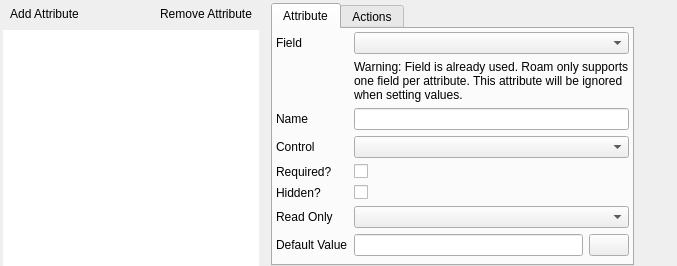
         <widget class="QWidget" name="tab">
          <attribute name="title">
           <string>Form</string>
          </attribute>
          <layout class="QGridLayout" name="gridLayout_10">
           <property name="leftMargin">
            <number>3</number>
           </property>
           <property name="topMargin">
            <number>3</number>
           </property>
           <property name="rightMargin">
            <number>3</number>
           </property>
           <property name="bottomMargin">
            <number>0</number>
           </property>
           <property name="horizontalSpacing">
            <number>12</number>
           </property>
           <item row="0" column="0">
            <widget class="QFrame" name="formframe">
             <property name="sizePolicy">
              <sizepolicy hsizetype="Preferred" vsizetype="Preferred">
               <horstretch>0</horstretch>
               <verstretch>0</verstretch>
              </sizepolicy>
             </property>
             <property name="frameShape">
              <enum>QFrame::NoFrame</enum>
             </property>
             <property name="frameShadow">
              <enum>QFrame::Raised</enum>
             </property>
             <layout class="QGridLayout" name="gridLayout_6">
              <property name="horizontalSpacing">
               <number>12</number>
              </property>
              <property name="margin">
               <number>0</number>
              </property>
              <item row="0" column="0">
               <widget class="QFrame" name="frame">
                <property name="sizePolicy">
                 <sizepolicy hsizetype="MinimumExpanding" vsizetype="Preferred">
                  <horstretch>0</horstretch>
                  <verstretch>0</verstretch>
                 </sizepolicy>
                </property>
                <property name="maximumSize">
                 <size>
                  <width>300</width>
                  <height>16777215</height>
                 </size>
                </property>
                <property name="styleSheet">
                 <string notr="true"/>
                </property>
                <layout class="QGridLayout" name="gridLayout_4">
                 <property name="margin">
                  <number>0</number>
                 </property>
                 <item row="3" column="0" colspan="2">
                  <layout class="QVBoxLayout" name="verticalLayout_2">
                   <item>
                    <layout class="QHBoxLayout" name="horizontalLayout_2">
                     <item>
                      <widget class="QToolButton" name="addWidgetButton">
                       <property name="text">
                        <string>Add Attribute</string>
                       </property>
                       <property name="icon">
                        <iconset resource="../../roam/resources.qrc">
                         <normaloff>:/icons/add</normaloff>:/icons/add</iconset>
                       </property>
                       <property name="toolButtonStyle">
                        <enum>Qt::ToolButtonTextUnderIcon</enum>
                       </property>
                       <property name="autoRaise">
                        <bool>true</bool>
                       </property>
                      </widget>
                     </item>
                     <item>
                      <spacer name="horizontalSpacer_2">
                       <property name="orientation">
                        <enum>Qt::Horizontal</enum>
                       </property>
                       <property name="sizeHint" stdset="0">
                        <size>
                         <width>40</width>
                         <height>20</height>
                        </size>
                       </property>
                      </spacer>
                     </item>
                     <item>
                      <widget class="QToolButton" name="removeWidgetButton">
                       <property name="text">
                        <string>Remove Attribute</string>
                       </property>
                       <property name="icon">
                        <iconset resource="../../roam/resources.qrc">
                         <normaloff>:/icons/remove</normaloff>:/icons/remove</iconset>
                       </property>
                       <property name="toolButtonStyle">
                        <enum>Qt::ToolButtonTextUnderIcon</enum>
                       </property>
                       <property name="autoRaise">
                        <bool>true</bool>
                       </property>
                      </widget>
                     </item>
                    </layout>
                   </item>
                   <item>
                    <widget class="QTreeView" name="widgetlist">
                     <property name="frameShape">
                      <enum>QFrame::NoFrame</enum>
                     </property>
                     <property name="dragEnabled">
                      <bool>true</bool>
                     </property>
                     <property name="dragDropMode">
                      <enum>QAbstractItemView::DragDrop</enum>
                     </property>
                     <property name="alternatingRowColors">
                      <bool>true</bool>
                     </property>
                     <property name="selectionMode">
                      <enum>QAbstractItemView::SingleSelection</enum>
                     </property>
                     <property name="selectionBehavior">
                      <enum>QAbstractItemView::SelectItems</enum>
                     </property>
                     <property name="iconSize">
                      <size>
                       <width>24</width>
                       <height>24</height>
                      </size>
                     </property>
                     <property name="animated">
                      <bool>true</bool>
                     </property>
                     <attribute name="headerVisible">
                      <bool>false</bool>
                     </attribute>
                    </widget>
                   </item>
                  </layout>
                 </item>
                </layout>
               </widget>
              </item>
              <item row="0" column="1">
               <widget class="QTabWidget" name="tabWidget">
                <property name="currentIndex">
                 <number>0</number>
                </property>
                <widget class="QWidget" name="tab_3">
                 <attribute name="title">
                  <string>Attribute</string>
                 </attribute>
                 <layout class="QGridLayout" name="gridLayout_13">
                  <property name="margin">
                   <number>0</number>
                  </property>
                  <item row="0" column="0">
                   <widget class="QFrame" name="widgetframe">
                    <property name="sizePolicy">
                     <sizepolicy hsizetype="Expanding" vsizetype="Preferred">
                      <horstretch>0</horstretch>
                      <verstretch>0</verstretch>
                     </sizepolicy>
                    </property>
                    <layout class="QFormLayout" name="formLayout_3">
                     <property name="fieldGrowthPolicy">
                      <enum>QFormLayout::AllNonFixedFieldsGrow</enum>
                     </property>
                     <property name="leftMargin">
                      <number>3</number>
                     </property>
                     <property name="topMargin">
                      <number>3</number>
                     </property>
                     <property name="rightMargin">
                      <number>3</number>
                     </property>
                     <property name="bottomMargin">
                      <number>0</number>
                     </property>
                     <item row="1" column="0">
                      <widget class="QLabel" name="label_4">
                       <property name="text">
                        <string>Field</string>
                       </property>
                      </widget>
                     </item>
                     <item row="1" column="1">
                      <widget class="QComboBox" name="fieldList">
                       <property name="enabled">
                        <bool>true</bool>
                       </property>
                       <property name="sizePolicy">
                        <sizepolicy hsizetype="Expanding" vsizetype="Fixed">
                         <horstretch>0</horstretch>
                         <verstretch>0</verstretch>
                        </sizepolicy>
                       </property>
                       <property name="editable">
                        <bool>false</bool>
                       </property>
                      </widget>
                     </item>
                     <item row="2" column="1">
                      <widget class="QLabel" name="fieldwarninglabel">
                       <property name="text">
                        <string>Warning: Field is already used. Roam only supports one field per attribute. This attribute will be ignored when setting values.</string>
                       </property>
                       <property name="wordWrap">
                        <bool>true</bool>
                       </property>
                       <property name="warning" stdset="0">
                        <bool>true</bool>
                       </property>
                      </widget>
                     </item>
                     <item row="3" column="0">
                      <widget class="QLabel" name="label_11">
                       <property name="text">
                        <string>Name</string>
                       </property>
                      </widget>
                     </item>
                     <item row="3" column="1">
                      <widget class="QLineEdit" name="nameText"/>
                     </item>
                     <item row="5" column="0">
                      <widget class="QLabel" name="label_8">
                       <property name="text">
                        <string>Control</string>
                       </property>
                      </widget>
                     </item>
                     <item row="5" column="1">
                      <widget class="QComboBox" name="widgetCombo">
                       <property name="sizePolicy">
                        <sizepolicy hsizetype="Expanding" vsizetype="Fixed">
                         <horstretch>0</horstretch>
                         <verstretch>0</verstretch>
                        </sizepolicy>
                       </property>
                      </widget>
                     </item>
                     <item row="6" column="0">
                      <widget class="QLabel" name="label_10">
                       <property name="toolTip">
                        <string>&lt;!DOCTYPE HTML PUBLIC &quot;-//W3C//DTD HTML 4.0//EN&quot; &quot;http://www.w3.org/TR/REC-html40/strict.dtd&quot;&gt;
&lt;html&gt;&lt;head&gt;&lt;meta name=&quot;qrichtext&quot; content=&quot;1&quot; /&gt;&lt;style type=&quot;text/css&quot;&gt;
p, li { white-space: pre-wrap; }
&lt;/style&gt;&lt;/head&gt;&lt;body style=&quot; font-family:'MS Shell Dlg 2'; font-size:8.25pt; font-weight:400; font-style:normal;&quot;&gt;
&lt;p style=&quot; margin-top:0px; margin-bottom:0px; margin-left:0px; margin-right:0px; -qt-block-indent:0; text-indent:0px;&quot;&gt;&lt;span style=&quot; font-weight:600;&quot;&gt;Required&lt;/span&gt;&lt;/p&gt;
&lt;p style=&quot;-qt-paragraph-type:empty; margin-top:0px; margin-bottom:0px; margin-left:0px; margin-right:0px; -qt-block-indent:0; text-indent:0px; font-weight:600;&quot;&gt;&lt;/p&gt;
&lt;p style=&quot; margin-top:0px; margin-bottom:0px; margin-left:0px; margin-right:0px; -qt-block-indent:0; text-indent:0px;&quot;&gt;This field must be completed before the form can be accpected.&lt;/p&gt;&lt;/body&gt;&lt;/html&gt;</string>
                       </property>
                       <property name="whatsThis">
                        <string>&lt;!DOCTYPE HTML PUBLIC &quot;-//W3C//DTD HTML 4.0//EN&quot; &quot;http://www.w3.org/TR/REC-html40/strict.dtd&quot;&gt;
&lt;html&gt;&lt;head&gt;&lt;meta name=&quot;qrichtext&quot; content=&quot;1&quot; /&gt;&lt;style type=&quot;text/css&quot;&gt;
p, li { white-space: pre-wrap; }
&lt;/style&gt;&lt;/head&gt;&lt;body style=&quot; font-family:'MS Shell Dlg 2'; font-size:8.25pt; font-weight:400; font-style:normal;&quot;&gt;
&lt;p style=&quot; margin-top:0px; margin-bottom:0px; margin-left:0px; margin-right:0px; -qt-block-indent:0; text-indent:0px;&quot;&gt;&lt;span style=&quot; font-weight:600;&quot;&gt;Required&lt;/span&gt;&lt;/p&gt;
&lt;p style=&quot;-qt-paragraph-type:empty; margin-top:0px; margin-bottom:0px; margin-left:0px; margin-right:0px; -qt-block-indent:0; text-indent:0px; font-weight:600;&quot;&gt;&lt;/p&gt;
&lt;p style=&quot; margin-top:0px; margin-bottom:0px; margin-left:0px; margin-right:0px; -qt-block-indent:0; text-indent:0px;&quot;&gt;This field must be completed before the form can be accpected.&lt;/p&gt;&lt;/body&gt;&lt;/html&gt;</string>
                       </property>
                       <property name="text">
                        <string>Required?</string>
                       </property>
                      </widget>
                     </item>
                     <item row="6" column="1">
                      <widget class="QCheckBox" name="requiredCheck">
                       <property name="text">
                        <string/>
                       </property>
                      </widget>
                     </item>
                     <item row="7" column="0">
                      <widget class="QLabel" name="label_12">
                       <property name="toolTip">
                        <string>&lt;!DOCTYPE HTML PUBLIC &quot;-//W3C//DTD HTML 4.0//EN&quot; &quot;http://www.w3.org/TR/REC-html40/strict.dtd&quot;&gt;
&lt;html&gt;&lt;head&gt;&lt;meta name=&quot;qrichtext&quot; content=&quot;1&quot; /&gt;&lt;style type=&quot;text/css&quot;&gt;
p, li { white-space: pre-wrap; }
&lt;/style&gt;&lt;/head&gt;&lt;body style=&quot; font-family:'MS Shell Dlg 2'; font-size:8.25pt; font-weight:400; font-style:normal;&quot;&gt;
&lt;p style=&quot; margin-top:0px; margin-bottom:0px; margin-left:0px; margin-right:0px; -qt-block-indent:0; text-indent:0px;&quot;&gt;&lt;span style=&quot; font-weight:600;&quot;&gt;Hidden&lt;/span&gt;&lt;/p&gt;
&lt;p style=&quot;-qt-paragraph-type:empty; margin-top:0px; margin-bottom:0px; margin-left:0px; margin-right:0px; -qt-block-indent:0; text-indent:0px; font-weight:600;&quot;&gt;&lt;/p&gt;
&lt;p style=&quot; margin-top:0px; margin-bottom:0px; margin-left:0px; margin-right:0px; -qt-block-indent:0; text-indent:0px;&quot;&gt;Is this field hidden when the form is open in Roam.&lt;/p&gt;&lt;/body&gt;&lt;/html&gt;</string>
                       </property>
                       <property name="whatsThis">
                        <string>&lt;!DOCTYPE HTML PUBLIC &quot;-//W3C//DTD HTML 4.0//EN&quot; &quot;http://www.w3.org/TR/REC-html40/strict.dtd&quot;&gt;
&lt;html&gt;&lt;head&gt;&lt;meta name=&quot;qrichtext&quot; content=&quot;1&quot; /&gt;&lt;style type=&quot;text/css&quot;&gt;
p, li { white-space: pre-wrap; }
&lt;/style&gt;&lt;/head&gt;&lt;body style=&quot; font-family:'MS Shell Dlg 2'; font-size:8.25pt; font-weight:400; font-style:normal;&quot;&gt;
&lt;p style=&quot; margin-top:0px; margin-bottom:0px; margin-left:0px; margin-right:0px; -qt-block-indent:0; text-indent:0px;&quot;&gt;&lt;span style=&quot; font-weight:600;&quot;&gt;Hidden&lt;/span&gt;&lt;/p&gt;
&lt;p style=&quot;-qt-paragraph-type:empty; margin-top:0px; margin-bottom:0px; margin-left:0px; margin-right:0px; -qt-block-indent:0; text-indent:0px; font-weight:600;&quot;&gt;&lt;/p&gt;
&lt;p style=&quot; margin-top:0px; margin-bottom:0px; margin-left:0px; margin-right:0px; -qt-block-indent:0; text-indent:0px;&quot;&gt;Is this field hidden when the form is open in Roam.&lt;/p&gt;&lt;/body&gt;&lt;/html&gt;</string>
                       </property>
                       <property name="text">
                        <string>Hidden?</string>
                       </property>
                      </widget>
                     </item>
                     <item row="7" column="1">
                      <widget class="QCheckBox" name="hiddenCheck">
                       <property name="text">
                        <string/>
                       </property>
                      </widget>
                     </item>
                     <item row="8" column="0">
                      <widget class="QLabel" name="label_13">
                       <property name="whatsThis">
                        <string>&lt;!DOCTYPE HTML PUBLIC &quot;-//W3C//DTD HTML 4.0//EN&quot; &quot;http://www.w3.org/TR/REC-html40/strict.dtd&quot;&gt;
&lt;html&gt;&lt;head&gt;&lt;meta name=&quot;qrichtext&quot; content=&quot;1&quot; /&gt;&lt;style type=&quot;text/css&quot;&gt;
p, li { white-space: pre-wrap; }
&lt;/style&gt;&lt;/head&gt;&lt;body style=&quot; font-family:'MS Shell Dlg 2'; font-size:8.25pt; font-weight:400; font-style:normal;&quot;&gt;
&lt;p style=&quot; margin-top:0px; margin-bottom:0px; margin-left:0px; margin-right:0px; -qt-block-indent:0; text-indent:0px;&quot;&gt;&lt;span style=&quot; font-weight:600;&quot;&gt;Hidden&lt;/span&gt;&lt;/p&gt;
&lt;p style=&quot;-qt-paragraph-type:empty; margin-top:0px; margin-bottom:0px; margin-left:0px; margin-right:0px; -qt-block-indent:0; text-indent:0px; font-weight:600;&quot;&gt;&lt;/p&gt;
&lt;p style=&quot; margin-top:0px; margin-bottom:0px; margin-left:0px; margin-right:0px; -qt-block-indent:0; text-indent:0px;&quot;&gt;Is this field hidden when the form is open in Roam.&lt;/p&gt;&lt;/body&gt;&lt;/html&gt;</string>
                       </property>
                       <property name="text">
                        <string>Read Only</string>
                       </property>
                      </widget>
                     </item>
                     <item row="8" column="1">
                      <widget class="QComboBox" name="readonlyCombo">
                       <property name="sizePolicy">
                        <sizepolicy hsizetype="Expanding" vsizetype="Fixed">
                         <horstretch>0</horstretch>
                         <verstretch>0</verstretch>
                        </sizepolicy>
                       </property>
                      </widget>
                     </item>
                     <item row="9" column="0">
                      <widget class="QLabel" name="label">
                       <property name="text">
                        <string>Default Value</string>
                       </property>
                      </widget>
                     </item>
                     <item row="9" column="1">
                      <layout class="QHBoxLayout" name="horizontalLayout_7">
                       <item>
                        <widget class="QLineEdit" name="defaultvalueText"/>
                       </item>
                       <item>
                        <widget class="QPushButton" name="expressionButton">
                         <property name="text">
                          <string/>
                         </property>
                         <property name="icon">
                          <iconset resource="resources.qrc">
                           <normaloff>:/icons/Expression</normaloff>:/icons/Expression</iconset>
                         </property>
                         <property name="iconSize">
                          <size>
                           <width>24</width>
                           <height>24</height>
                          </size>
                         </property>
                        </widget>
                       </item>
                      </layout>
                     </item>
                     <item row="12" column="0" colspan="2">
                      <widget class="QFrame" name="widgetFrame_2">
                       <property name="enabled">
                        <bool>true</bool>
                       </property>
                       <property name="sizePolicy">
                        <sizepolicy hsizetype="Expanding" vsizetype="Preferred">
                         <horstretch>0</horstretch>
                         <verstretch>0</verstretch>
                        </sizepolicy>
                       </property>
                       <property name="minimumSize">
                        <size>
                         <width>350</width>
                         <height>0</height>
                        </size>
                       </property>
                       <property name="baseSize">
                        <size>
                         <width>200</width>
                         <height>0</height>
                        </size>
                       </property>
                       <layout class="QVBoxLayout" name="verticalLayout_5">
                        <property name="margin">
                         <number>0</number>
                        </property>
                        <item>
                         <widget class="QStackedWidget" name="widgetstack">
                          <property name="styleSheet">
                           <string notr="true"/>
                          </property>
                          <widget class="QWidget" name="page_4"/>
                          <widget class="QWidget" name="page_5"/>
                         </widget>
                        </item>
                       </layout>
                      </widget>
                     </item>
                    </layout>
                   </widget>
                  </item>
                 </layout>
                </widget>
                <widget class="QWidget" name="tab_4">
                 <attribute name="title">
                  <string>Actions</string>
                 </attribute>
                 <layout class="QFormLayout" name="formLayout">
                  <item row="0" column="0">
                   <widget class="QLabel" name="label_15">
                    <property name="text">
                     <string>Save last value</string>
                    </property>
                   </widget>
                  </item>
                  <item row="0" column="1">
                   <widget class="QCheckBox" name="savevalueCheck">
                    <property name="text">
                     <string/>
                    </property>
                   </widget>
                  </item>
                 </layout>
                </widget>
               </widget>
              </item>
             </layout>
            </widget>
           </item>
           <item row="0" column="1">
            <spacer name="horizontalSpacer_6">
             <property name="orientation">
              <enum>Qt::Horizontal</enum>
             </property>
             <property name="sizeHint" stdset="0">
              <size>
               <width>40</width>
               <height>20</height>
              </size>
             </property>
            </spacer>
           </item>
          </layout>
         </widget>
